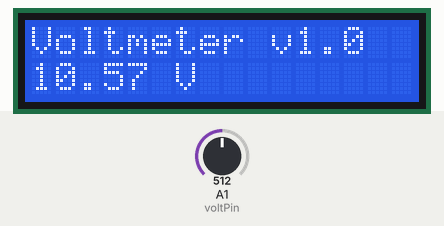
This sketch was run on a simulated Arduino Uno, built with avr-gcc and run on an emulated ATmega328P. Shown: 16×2 character LCD. The test bench sets the inputs (shaded band); at power-on: A1 (voltPin) = 512. What the sketch prints to the serial monitor is not drawn.

Above: at 1.2 s.
1.3 s: A1 (voltPin) set to 565
At 2.1 s:
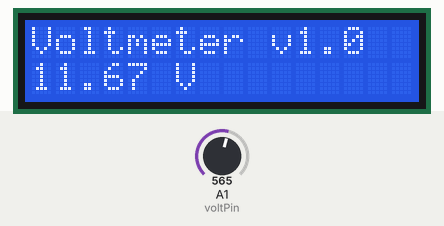
3.0 s: A1 (voltPin) set to 545
At 3.4 s:
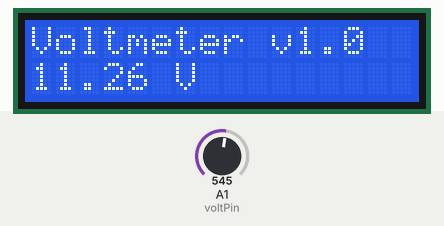
4.5 s: A1 (voltPin) set to 511
At 6.0 s:
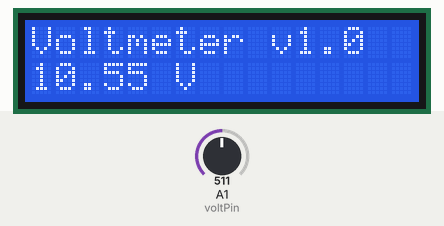
Timing chart, 0 to 7.5 s (numbered marks = the images above; inputs shaded):
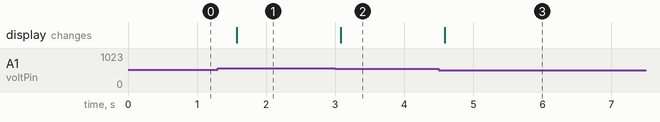

The sketch:

Voltmeter1.ino
```cpp
/*************************************************************************************
 *
 * Based on the LCDButton test sketch but modified to read up to 21V on pin A1
 *
 **************************************************************************************/

#include <LiquidCrystal.h>

LiquidCrystal lcd(8, 9, 4, 5, 6, 7);           // select the pins used on the LCD panel

// define some values used by the panel and buttons
int lcd_key     = 0;
int adc_key_in  = 0;

#define btnRIGHT  0
#define btnUP     1
#define btnDOWN   2
#define btnLEFT   3
#define btnSELECT 4
#define btnNONE   5

int read_LCD_buttons(){               // read the buttons
  adc_key_in = analogRead(0);       // read the value from the sensor

  // my buttons when read are centered at these valies: 0, 144, 329, 504, 741
  // we add approx 50 to those values and check to see if we are close
  // We make this the 1st option for speed reasons since it will be the most likely result

  if (adc_key_in > 1000) return btnNONE;

  // For V1.1 us this threshold
  /*
    if (adc_key_in < 50)   return btnRIGHT;
   if (adc_key_in < 250)  return btnUP;
   if (adc_key_in < 450)  return btnDOWN;
   if (adc_key_in < 650)  return btnLEFT;
   if (adc_key_in < 850)  return btnSELECT;
   */

  // For V1.0 comment the other threshold and use the one below:
  if (adc_key_in < 50)   return btnRIGHT;
  if (adc_key_in < 195)  return btnUP;
  if (adc_key_in < 380)  return btnDOWN;
  if (adc_key_in < 555)  return btnLEFT;
  if (adc_key_in < 790)  return btnSELECT;

  return btnNONE;                // when all others fail, return this.
}


// Analog volt read pin
const int voltPin = 1;

//Variables for voltage divider
float denominator;
// actual resistor values
int resistor1 = 14890; // nominal 15000
int resistor2 = 4610; // nominal 4700;

void setup(){
  Serial.begin(9600);

  //  Convert resistor values to division value
  //  R2 / (R1 + R2)
  denominator = (float)resistor2 / (resistor1 + resistor2);

  lcd.begin(16, 2);               // start the library
  lcd.setCursor(0,0);             // set the LCD cursor   position
  lcd.print("Voltmeter v1.0");   // print title message


}

void loop(){
  lcd.setCursor(0,1);             // move to the begining of the second line

  float voltage;
  //Obtain RAW voltage data
  voltage = analogRead(voltPin);

  // Convert to actual voltage (0 - 5 Vdc)
  voltage = (voltage / 1024) * 5.0; // scale to 0 - 5 V range
//  voltage = (voltage / 1024) * 4.2;  // use 4.2 as it's 21Vmax / 5

  //Convert to voltage before divider
  //  Divide by divider = multiply
  //  Divide by 1/5 = multiply by 5
  voltage = voltage / denominator;

  // Output to LCD
  lcd.print(voltage);
  lcd.print(" V ");

  //Output to serial
  Serial.print("Volts: ");
  Serial.println(voltage);

  //Delay to make serial out readable
  delay(500);


}
```

Measured:
- after the input at 1.3 s, the display: changes after 0.27 s (image 1)
- after the input at 3.0 s, the display: changes after 0.08 s (image 2)
- after the input at 4.5 s, the display: changes after 0.09 s (image 3)
